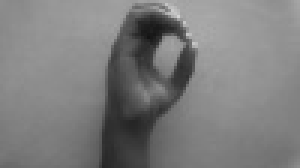
#> input picture assets/0/zero_1025.jpg, 100 x 56 px (shown 3 times larger); its folder holds only this picture in this run
$ python generate_data.py
#> lines starting #> are read from the running program, lines starting #| are printed output that depends on the picture
import os
import random
import shutil
from PIL import Image

# Path to your dataset directory
source_path = '../assets'
dataset_path = '../dataset'

# Proportions for train, dev, and test
TRAIN_PROPORTION = 0.7
DEV_PROPORTION = 0.2
TEST_PROPORTION = 0.1

# Creating directories for train, dev, and test sets
train_dir = os.path.join(dataset_path, 'train')
dev_dir = os.path.join(dataset_path, 'dev')
test_dir = os.path.join(dataset_path, 'test')

os.makedirs(train_dir, exist_ok=True)
os.makedirs(dev_dir, exist_ok=True)
os.makedirs(test_dir, exist_ok=True)

# Function to split files into train, dev, and test sets
def split_files(source_folder, train_dest, dev_dest, test_dest, size=(64, 64)):
#> called with source_folder = '../assets/0', train_dest = '../dataset/train/0', dev_dest = '../dataset/dev/0', test_dest = '../dataset/test/0', size = (64, 64)
    files = [f for f in os.listdir(source_folder) if os.path.isfile(os.path.join(source_folder, f))]
    random.shuffle(files)

    train_count = int(len(files) * TRAIN_PROPORTION)
    dev_count = int(len(files) * DEV_PROPORTION)

    for i, file in enumerate(files):
        source = os.path.join(source_folder, file)

        # Open the image
        img = Image.open(source)
#> img is the input picture: PIL image 100x56 L; min 19, max 211, mean 125
        # Resize to 64x64
        img = img.resize(size)
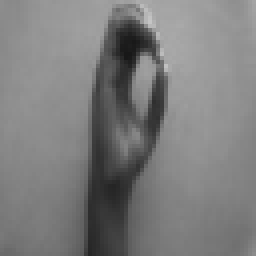
#> img: PIL image 64x64 L (shown 4 times larger); min 24, max 197, mean 125
        # Convert to grayscale (if needed)
        img = img.convert("L")

        if i < train_count:
            img.save(os.path.join(train_dest, file))
        elif i < train_count + dev_count:
            img.save(os.path.join(dev_dest, file))
        else:
            img.save(os.path.join(test_dest, file))

# Splitting images for each label
for folder in ['0', '1', '2', '3', '4', '5', '6', '7', '8', '9', 'unknown']:
    source_folder = os.path.join(source_path, folder)

    train_dest = os.path.join(train_dir, folder)
    dev_dest = os.path.join(dev_dir, folder)
    test_dest = os.path.join(test_dir, folder)

    os.makedirs(train_dest, exist_ok=True)
    os.makedirs(dev_dest, exist_ok=True)
    os.makedirs(test_dest, exist_ok=True)

    split_files(source_folder, train_dest, dev_dest, test_dest)
#> pass 2 of the loop `for folder in ['0', '1', '2', '3', '4', '5', '6', '7', '8', '9', 'unkn..`:
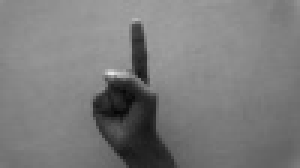
#> input picture assets/1/one_1068.jpg, 100 x 56 px (shown 3 times larger)
#> in split_files, img is the input picture: PIL image 100x56 L; min 6, max 229, mean 123.1
#> in split_files (call 2), `img = img.resize(size)`:
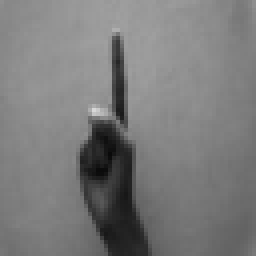
#> img: PIL image 64x64 L (shown 4 times larger); min 10, max 215, mean 123.1
#> (the run stopped early here; a loop or call above may not have finished)
